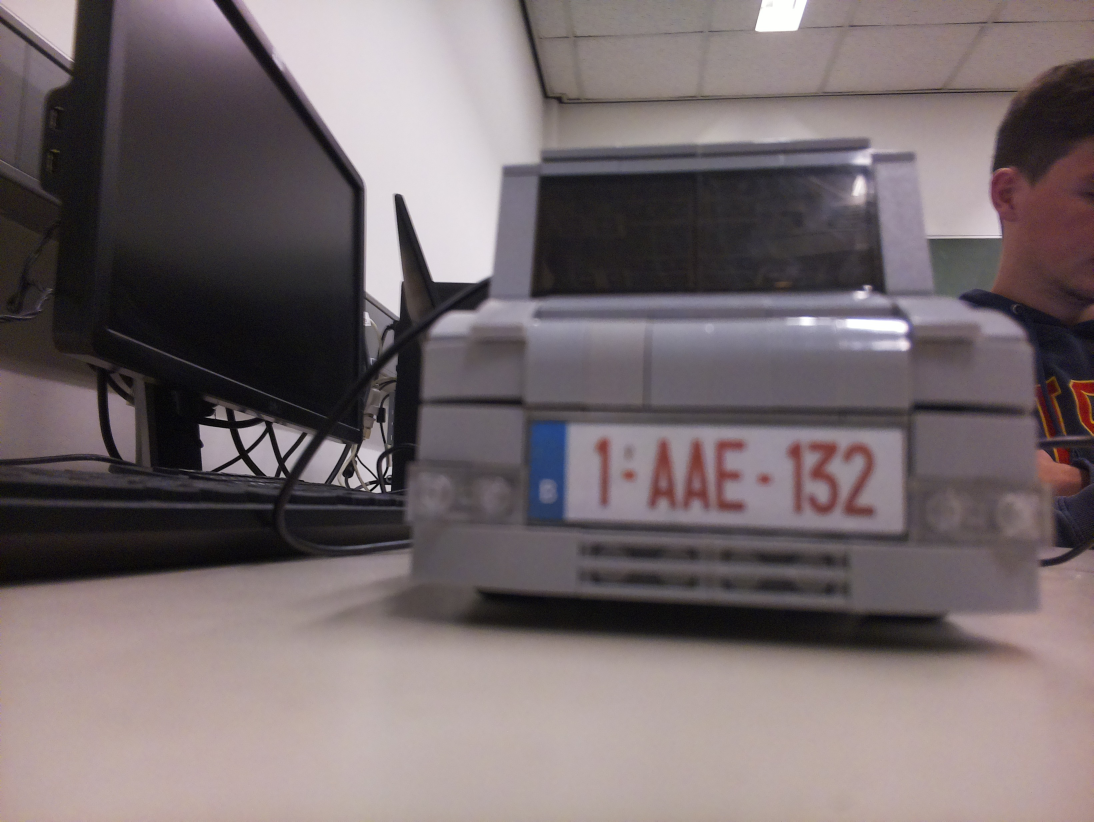
#> input picture anpr/src/anpr/img.png, 3280 x 2464 px (shown at 1/3 size)
$ python -i license_plate_recognition.py   (imports and definitions only)   (older library calls are emulated)
#> lines starting #> are read from the running program, lines starting #| are printed output that depends on the picture
# import the necessary packages
from skimage.segmentation import clear_border
import numpy as np
import imutils
import cv2
import os
from easyocr import Reader
from google.cloud import vision
import io
import os

os.environ['GOOGLE_APPLICATION_CREDENTIALS'] = 'parkeergarage-c76e9940c139.json'


class PyImageSearchANPR:

    def __init__(self, minAR=3, maxAR=7, psm=11, debug=False):
        # store the minimum and maximum rectangular aspect ratio
        # values along with whether or not we are in debug mode
        self.minAR = minAR
        self.maxAR = maxAR
        self.debug = debug

        # A string with all the possible characters in a license plate
        self.alphanumeric = "ABCDEFGHIJKLMNOPQRSTUVWXYZ0123456789-"

        # Reader object for OCR
        self.reader = Reader(['en'], gpu=True, download_enabled=False,
                             model_storage_directory='/Users/runeverachtert/Documents/Universiteit/P&O/3/Backend/utils/ANPR/models')

    # [225 lines left out: functions debug_imshow, locate_license_plate_candidates, pick_license_plate, _ocr_google, _ocr_easyocr, ocr and 4 more, not called in this run]


# [13 lines not run here, left out]

>>> import cv2
>>> picture = cv2.imread('../anpr/src/anpr/img.png', cv2.IMREAD_GRAYSCALE)
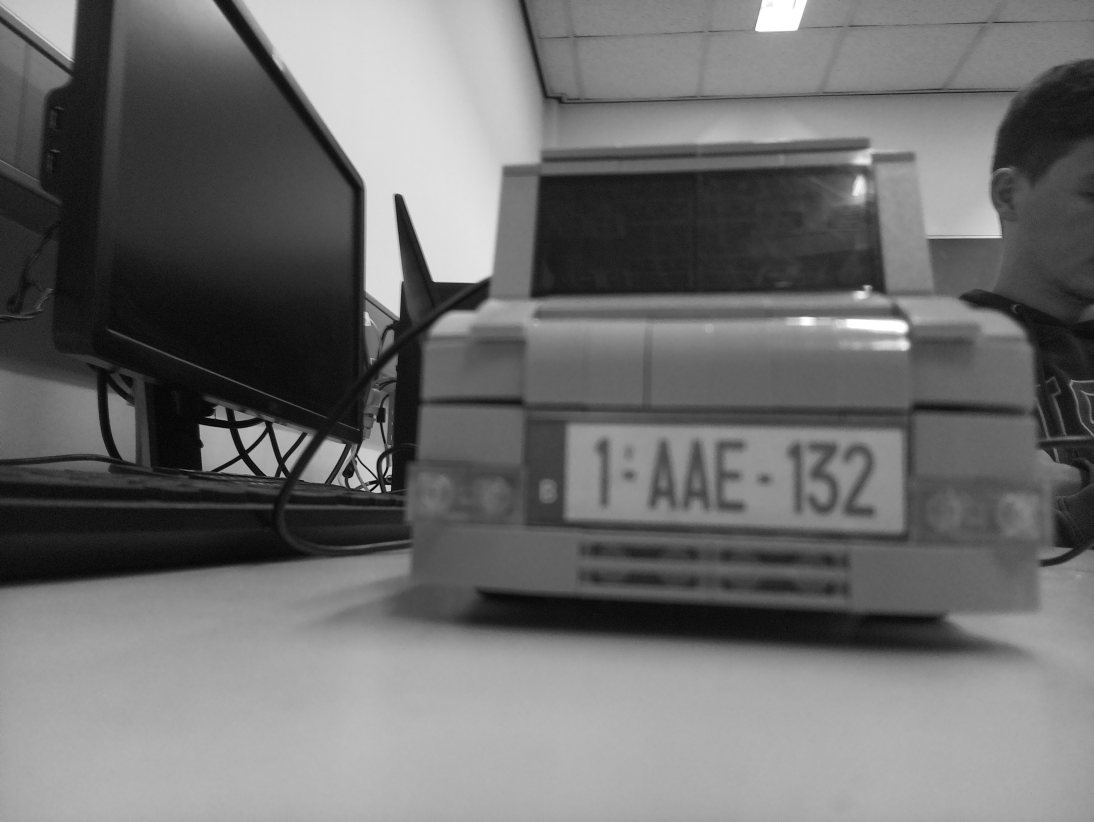
#> picture: shape (2464, 3280) (shown at 1/3 size); min 0, max 255, mean 109.9
>>> result = PyImageSearchANPR().locate_license_plate_candidates(picture)
#> (the run stopped early here; a loop or call above may not have finished)
